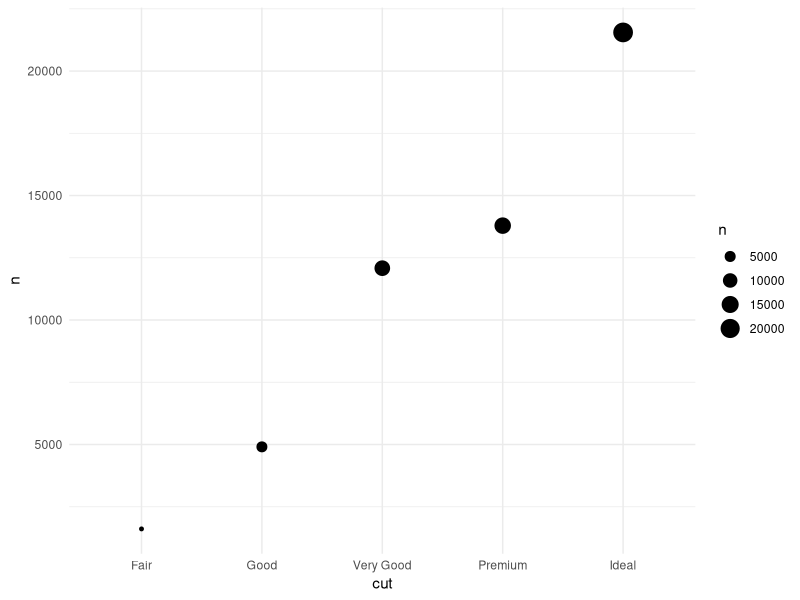
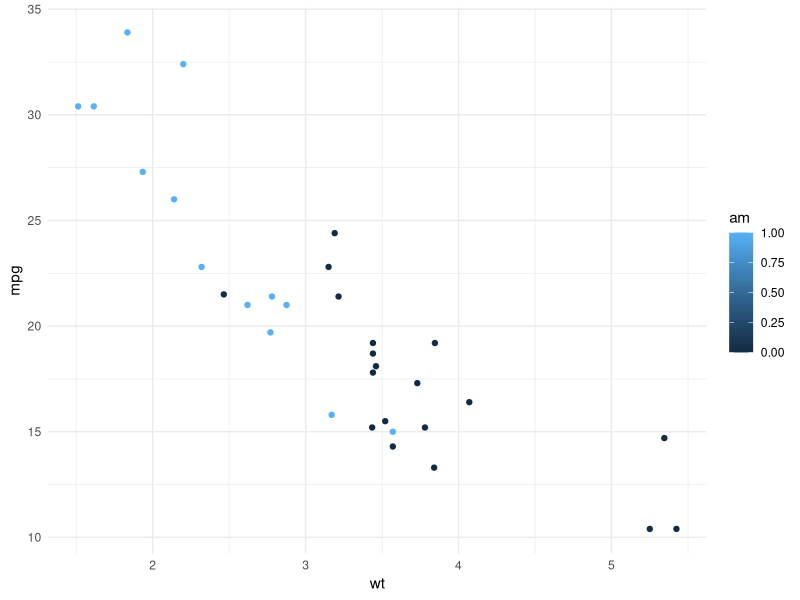
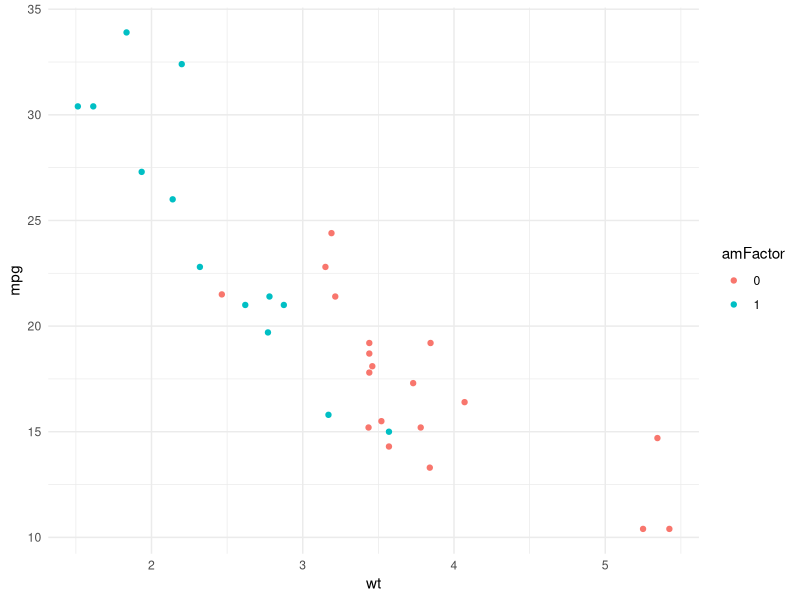
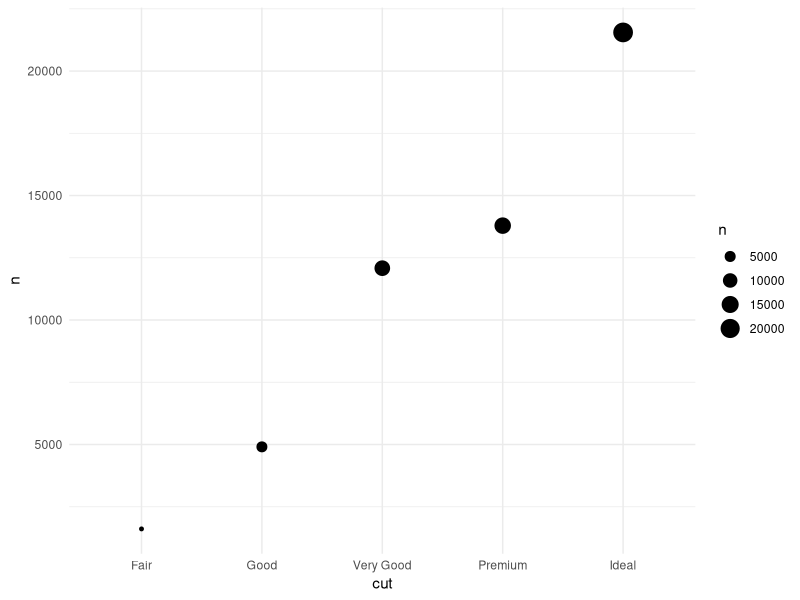
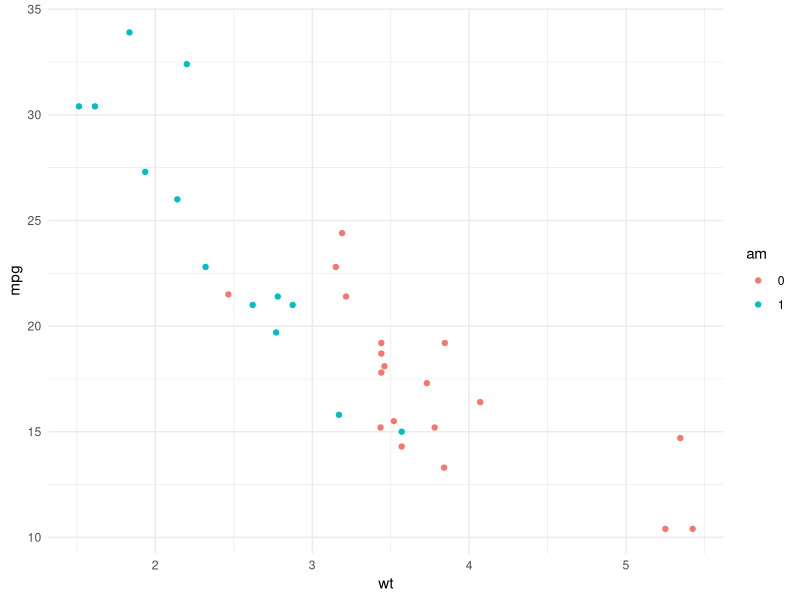

Write the R code that produced these figures, in order. (Note: this script raises an error after producing the figures.)
## ---- chunk 1
knitr::opts_chunk$set(echo = TRUE, warning = FALSE, message = FALSE, error = FALSE, comment = "")
## ---- chunk 2
tidyverse::tidyverse_logo()
## ---- chunk 3

library(ggplot2)

plotDat = aggregate(diamonds$cut, by = list(cut = diamonds$cut), FUN = length)

colnames(plotDat)[2] = "n"

plotDat
## ---- chunk 4
ggplot(plotDat, aes(x = cut, y = n)) +
  geom_point(aes(size = n)) +
  theme_minimal()
## ---- chunk 5
ggplot(mtcars, aes(x = wt, y = mpg, color = am)) + 
  geom_point() +
  theme_minimal()
## ---- chunk 6
library(dplyr)

mtcars$amFactor = as.factor(mtcars$am) 

ggplot(mtcars, aes(x = wt, y = mpg, color = amFactor)) + 
  geom_point() +
  theme_minimal()
## ---- chunk 7
diamonds %>% 
  group_by(cut) %>% 
  summarize(n = n()) %>% 
  ggplot(., aes(x = cut, y = n)) +
  geom_point(aes(size = n)) +
  theme_minimal()
  
## ---- chunk 8
mtcars %>% 
  mutate(am = as.factor(am)) %>%  
  ggplot(., aes(x = wt, y = mpg, color = am)) + 
  geom_point() +
  theme_minimal()
## ---- chunk 9

## ---- chunk 10
mtcars[, -c(1:2)]

dropVars = c("vs", "drat")

mtcars[, !(names(mtcars) %in% dropVars)]
## ---- chunk 11
library(lavaan)

testData = HolzingerSwineford1939

names(testData)

keepers = c(grep("^age", names(testData), value = TRUE), 
            paste("x", 1:9, sep = ""))

testData = testData[, keepers]

## ---- chunk 12
mtcars %>% 
  select(mpg, cyl, am)
## ---- chunk 13
mtcars %>% 
  select(-vs)
## ---- chunk 14
HolzingerSwineford1939 %>% 
  select(num_range("x", 1:9), starts_with("age"), 
         matches("^s.*.l$"))
## ---- chunk 15
head(HolzingerSwineford1939[, c(1, 7:15, 2:6)])
## ---- chunk 16
HolzingerSwineford1939 %>% 
  select(id, starts_with("x"), everything()) %>% 
  head()
## ---- chunk 17
summary(mtcars[mtcars$mpg < mean(mtcars$mpg), ])
## ---- chunk 18
mtcars %>% 
  filter(cyl == 4 | cyl == 8) %>% 
  summary()
## ---- chunk 19
mtcars %>% 
  filter(cyl == 4 & mpg > 25) %>% 
  summary()
## ---- chunk 20
mtcars %>% 
  filter(cyl != 4) %>% 
  summary()
## ---- chunk 21
mtcars %>% 
  filter(mpg < mean(mpg)) %>% 
  summary()
## ---- chunk 22
mtcars$roundedMPG = round(mtcars$mpg)
## ---- chunk 23
mtcars = mtcars %>% 
  mutate(roundedMPG = round(mpg))
## ---- chunk 24
mtcars %>% 
  summarize(meanMPG = mean(mpg), 
            meanSD = sd(mpg))
## ---- chunk 25
mtcars %>% 
  summarize_all(funs(mean, sd), na.rm = TRUE)
## ---- chunk 26
mtcars %>% 
  summarize_at(vars(starts_with("c")), 
               funs(mean, sd), na.rm = TRUE)
## ---- chunk 27
mtcars %>% 
  group_by(am) %>% 
  summarize(meanMPG = mean(mpg), 
            sdMPG = sd(mpg))
## ---- chunk 28
wideDat = data.frame(id = 1:3, 
                     age = c(33, 35, 37), 
                     employeeType = c("full", "full", "part"))
## ---- chunk 29
wideDat = data.frame(id = rep(1:3, times = 2), 
                     variable = rep(c("age", "employeeType"), each = 3), 
                     value = c(33, 35, 37, 
                               "full", "full", "part"))
## ---- chunk 30

data("starwars")

as.data.frame(starwars) %>% 
  filter(species == "Human" & grepl("(Skywalker)|(Rey)|(Vader)|(Kylo)", .$name)) %>% 
  select(name, height, mass) %>% 
  reshape(., idvar = "name", v.names = "values", varying = list(2:3), 
          times = c("height", "mass"), direction = "long") %>% 
  ggplot(., aes(x = name, y = values, color = time)) + 
  geom_point(size = 3.5) +
  scale_color_brewer(palette = "Dark2") +
  theme_minimal()
  
## ---- chunk 31
starwars %>% 
  as.data.frame() %>% 
  filter(species == "Human" & 
           grepl("(Skywalker)|(Rey)|(Vader)|(Kylo)", 
                 .$name)) %>% 
  select(name, height, mass) %>% 
  reshape::melt.data.frame(., id.vars = "name", 
                           measure.vars = 2:3, 
                           variable_name = "type", na.rm = TRUE) %>% 
  ggplot(., aes(x = name, y = value, color = type)) + 
  geom_point(size = 3.5) +
  scale_color_brewer(palette = "Dark2") +
  theme_minimal()
## ---- chunk 32
starwars %>% 
  filter(species == "Human" & grepl("(Skywalker)|(Rey)|(Vader)|(Kylo)", .$name)) %>% 
  select(name, height, mass) %>% 
  reshape2::melt(., id.vars = "name", 
                           measure.vars = 2:3, variable.name = "type", 
                           value.name = "value", na.rm = TRUE) %>% 
  ggplot(., aes(x = name, y = value, color = type)) + 
  geom_point(size = 3.5) +
  scale_color_brewer(palette = "Dark2") +
  theme_minimal()
## ---- chunk 33
starwars %>% 
  filter(species == "Human" & grepl("(Skywalker)|(Rey)|(Vader)|(Kylo)", .$name)) %>% 
  select(name, height, mass) %>% 
  tidyr::gather(., key = type, value = value, -name) %>% 
  ggplot(., aes(x = name, y = value, color = type)) + 
  geom_point(size = 3.5) +
  scale_color_brewer(palette = "Dark2") +
  theme_minimal()
## ---- chunk 34
library(tidyr)

starwarsLong = starwars %>% 
  filter(species == "Human" & grepl("(Skywalker)|(Rey)|(Vader)|(Kylo)", .$name)) %>% 
  select(name, height, mass) %>% 
  gather(., key = type, value = value, -name)

starwarsLong

starwarsLong %>% 
  spread(., key = type, value = value)

## ---- chunk 35
realComments = c("I love wrangling data", "stringz r fun", 
                 "This guy is a hack", "Can't we use excel?")

grep(pattern = "\\b[a-z]{2}\\b", x = realComments, value = TRUE)

gsub(pattern = "(hack)", replacement = "star", x = realComments)
## ---- chunk 36
library(stringr)

str_subset(string = realComments, pattern = "\\b[a-z]{2}\\b")

str_replace_all(string = realComments, pattern = "(hack)", 
                replacement = "star")
## ---- chunk 37
matchedComments = regexpr(pattern = "love|like|enjoy", 
                          text = realComments)

regmatches(x = realComments, m = matchedComments)

## ---- chunk 38
str_extract_all(string = realComments, 
                pattern = "love|like|enjoy")
## ---- chunk 39
string1 = "AG Edward"

string2 = "AG Edwards"

adist(x = string1, y = string2)
## ---- chunk 40
library(stringdist)

string3 = "A G Edwards"

stringdist(string1, string2, method = "jw")

stringdist(string2, string3, method = "jw")

stringdist(string1, string3, method = "jw")
## ---- chunk 41
adist(c(string1, string2, string3))
## ---- chunk 42
stringdist(string1, string2, method = "jaccard")

stringdist(string2, string3, method = "jaccard")

stringdist(string1, string3, method = "jaccard")
## ---- chunk 43
stringdist("safeway", "subway", method = "soundex")

stringdist("safeway", "subway", method = "jaccard")

stringdist("safeway", "subway", method = "jw")

## ---- chunk 44
carsID = mtcars %>% 
  mutate(rowID = 1:nrow(mtcars)) %>% 
  group_by(cyl) %>% 
  mutate(groupID = 1:n())
## ---- chunk 45
Sys.Date()

format(Sys.Date(), "%m-%d-%Y")
## ---- chunk 46
date1 = "12012018"

date2 = "20180112"

date3 = "12-01-2018"

date4 = "12/01/2018"
## ---- chunk 47
dateStrings = strsplit(date3, split = "-")

paste(dateStrings[[1]][3], 
      dateStrings[[1]][2], dateStrings[[1]][1], 
      sep = "-")
## ---- chunk 48
library(lubridate)

mdy(date3)
## ---- chunk 49

exactAge = function(birthday, 
                    value = c("second", "minute", "hour", "day", 
                              "week", "month", "year")) {
  age = interval(ymd(birthday), ymd(Sys.Date()))  
  
  time_length(age, value)
}

## ---- chunk 50
glimpse(starwars)
## ---- chunk 51
movies = unique(unlist(starwars$films))

starwars = starwars %>% 
  mutate(revengeSith = ifelse(grepl(movies[grep("Sith", movies)], films), 
                              1, 0))
## ---- chunk 52

library(tidyr)

data(starwars)

starwars = starwars %>% 
  unnest(films) %>% 
  mutate(id = 1:nrow(.)) %>% 
  spread(key = films, value = films) %>% 
  group_by(name) %>% 
  fill(12:18, .direction = "up") %>% 
  fill(12:18, .direction = "down") %>% 
  slice(1)
## ---- chunk 53
x = 1:5

# or...

x = c(1:4, 6)
## ---- chunk 54
x = x + 1
## ---- chunk 55
testFunc = function(x) {
  res = sum(x * 3)
  return(res)
}
## ---- chunk 56
testNames = c("Jack", "Jill", "Frank", "Steve", "Harry", "Lloyd")

sapply(testNames, function(x) paste(x, "went over the hill", sep = " "))
## ---- chunk 57
starwarsShips = unique(unlist(starwars$starships))

shipRider = lapply(starwarsShips, function(x) {
  
  riders = starwars$name[which(grepl(x, starwars$starships))]
  
  res = data.frame(ship = x, 
                   riders = riders)
  
  return(res)
})
